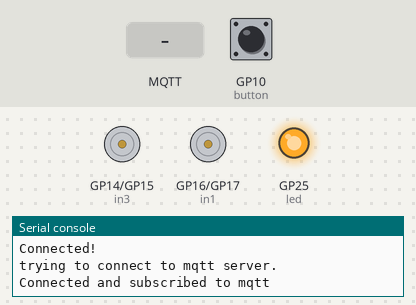
The program below on a simulated Raspberry Pi Pico running MicroPython. On the bench: motor-driver pin pairs drawn as motors (green arrow = first pin HIGH = forward, orange = second pin HIGH = backward, longer = more drive), output pins drawn as LEDs (lit = HIGH), the last lines printed to the serial console. Dashed ring = blinking. The inputs (shaded band) are chosen by the test bench; at power-on: GP10 (button) HIGH. WiFi joins after 1.5 s; no MQTT or app messages arrive unless stated; the clock reads 2024-03-15 10:24:30 at power-on unless the program sets it.

Above: at 3.2 s.
3.3 s: GP10 (button) pulled LOW for 0.15 s
At 5.1 s:
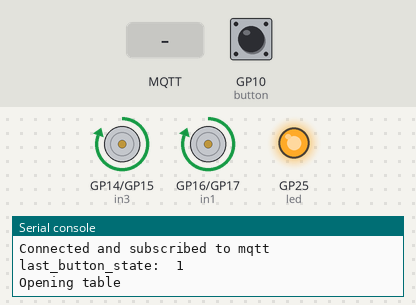
6.3 s: MQTT message "CLOSED" arrives on the first subscribed topic
At 7.9 s:
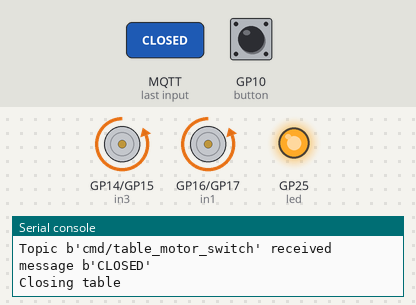
9.3 s: MQTT message "OPEN" arrives on the first subscribed topic
At 9.63 s:
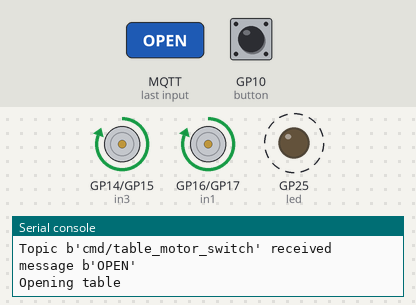
12.3 s: GP10 (button) pulled LOW for 1 s
At 13.35 s:
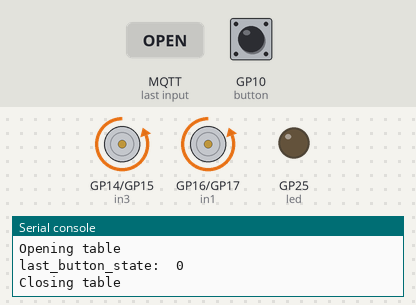
15.3 s: GP10 (button) pulled LOW for 3.2 s
At 15.56 s:
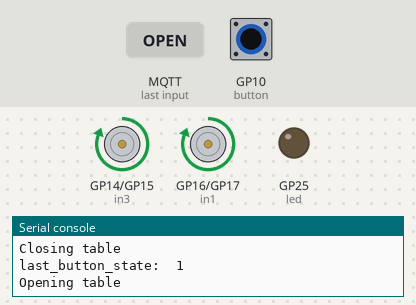
20.0 s: MQTT message "1" arrives on the first subscribed topic
At 20.18 s:
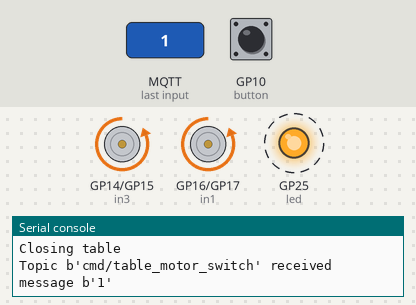
Timing chart, 0 to 23.0 s (numbered marks = the images above; inputs shaded):
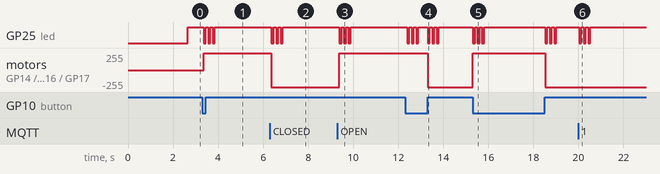

Measured:
- after the input at 3.3 s, GP25 (led): alternates HIGH for 0.10 s and LOW for 0.10 s, 6 changes in all, then stays HIGH, starting after 0.06 s; motor on GP14 (in3) / GP15 (in4), motor on GP16 (in1) / GP17 (in2): stopped → forward 255/255 after 0.06 s
- after the input at 6.3 s, GP25 (led): alternates HIGH for 0.10 s and LOW for 0.10 s, 6 changes in all, then stays HIGH, starting after 0.07 s; motor on GP14 (in3) / GP15 (in4), motor on GP16 (in1) / GP17 (in2): forward 255/255 → backward 255/255 after 0.07 s
- after the input at 9.3 s, GP25 (led): alternates HIGH for 0.10 s and LOW for 0.10 s, 6 changes in all, then stays HIGH, starting after 0.08 s; motor on GP14 (in3) / GP15 (in4), motor on GP16 (in1) / GP17 (in2): backward 255/255 → forward 255/255 after 0.08 s
- after the input at 12.3 s, GP25 (led): HIGH → LOW after 0.10 s, → HIGH 0.10 s later, → LOW 0.10 s later, → HIGH 0.10 s later, … (12 changes in this stretch); motor on GP14 (in3) / GP15 (in4), motor on GP16 (in1) / GP17 (in2): forward 255/255 → backward 255/255 after 1.0 s
- after the input at 15.3 s, GP25 (led): HIGH → LOW at once, → HIGH 0.10 s later, → LOW 0.10 s later, → HIGH 0.10 s later, … (12 changes in this stretch); motor on GP14 (in3) / GP15 (in4), motor on GP16 (in1) / GP17 (in2): backward 255/255 → forward 255/255 at once, → backward 255/255 3.2 s later
- after the input at 20.0 s, GP25 (led): alternates HIGH for 0.10 s and LOW for 0.10 s, 6 changes in all, then stays HIGH, starting at once

The program:

controller_with_button.py
```python
import time
from machine import Pin
import network
from umqtt.simple import MQTTClient

led = machine.Pin("LED", machine.Pin.OUT)
in1 = machine.Pin(16, machine.Pin.OUT)
in2 = machine.Pin(17, machine.Pin.OUT)
in3 = machine.Pin(14, machine.Pin.OUT)
in4 = machine.Pin(15, machine.Pin.OUT)
button = machine.Pin(10, Pin.IN, Pin.PULL_UP)

# connect to wifi
wlan = network.WLAN(network.STA_IF)
wlan.active(True)
wlan.connect("{SSID}", "{PASSWORD}!")
while not wlan.isconnected():
    print("Connecting...")
    time.sleep(1)
print("Connected!")
# mqtt vars
mqtt_server = '{MQTT_SERVER}'
mqtt_user = '{MQTT_USER}'
mqtt_password = '{MQTT_PASSWORD}'
client_id = 'table_motor_switch'
sub_topic = 'cmd/table_motor_switch'
pub_topic = 'state/table_motor_switch'
mqtt_status_topic = 'state/table_motor_switch/status'
PING_INTERVAL = 60
mqtt_con_flag = False
pingresp_rcv_flag = True
lock = True
next_ping_time = 0

table_state = ""
last_button_state = button.value()

# connect to mqtt
mqtt_client = MQTTClient(
    client_id=client_id,
    server=mqtt_server,
    user=mqtt_user,
    password=mqtt_password,
    keepalive=3600
)

def drive_motor(state):
    if state == 'OPEN':
        print("Opening table")
        in1.high()
        in2.low()
        in3.high()
        in4.low()
    if state == 'CLOSED':
        print("Closing table")
        in1.low()
        in2.high()
        in3.low()
        in4.high()
    for i in range(6):
        led.toggle()
        time.sleep(0.1)

def mqtt_subscription_callback(topic, message):
    global table_state
    print (f'Topic {topic} received message {message}')
    msg = message.decode('utf-8')
    table_state = msg
    drive_motor(table_state)
    mqtt_client.publish(pub_topic, table_state, retain=True)

mqtt_client.set_last_will(mqtt_status_topic, "disconnected", retain=True)
mqtt_client.set_callback(mqtt_subscription_callback)

def mqtt_connect():
    global next_ping_time
    global pingresp_rcv_flag
    global mqtt_con_flag
    global lock

    while not mqtt_con_flag:
        print("trying to connect to mqtt server.")
        led.off()
        try:
            mqtt_client.connect()
            mqtt_client.subscribe(sub_topic)
            mqtt_con_flag = True
            pingresp_rcv_flag = True
            next_ping_time = time.time() + PING_INTERVAL
            lock = False
            mqtt_client.publish(mqtt_status_topic, "connected", retain=True)
        except Exception as e:
            print("Error in mqtt connect: [Exception]  %s: %s" % (type(e).__name__, e))
        time.sleep(0.5)

        print("Connected and subscribed to mqtt")
    led.on()

def ping_reset():
    global next_ping_time
    next_ping_time = time.time() + PING_INTERVAL
    print("Next MQTT ping at", next_ping_time)

def ping():
    mqtt_client.ping()
    ping_reset()

def check():
    global next_ping_time
    global mqtt_con_flag
    global pingresp_rcv_flag
    if (time.time() >= next_ping_time):
        ping()
    mqtt_client.check_msg()

def read_button_state():
    global button
    global last_button_state
    global table_state

    state_map = {0: "OPEN", 1: "CLOSED"}

    if button.value() != last_button_state:
        print("last_button_state: ", last_button_state)
        table_state = state_map[button.value()]
        drive_motor(state_map[button.value()])
        last_button_state = button.value()

        mqtt_client.publish(pub_topic, table_state, retain=True)

while True:
    read_button_state()
    mqtt_connect()
    try:
        check()
    except Exception as e:
        print("Error: [Exception] %s: %s" % (type(e).__name__, e))
        lock = True
        mqtt_con_flag = False
#         raise e
    time.sleep(.1)
```
